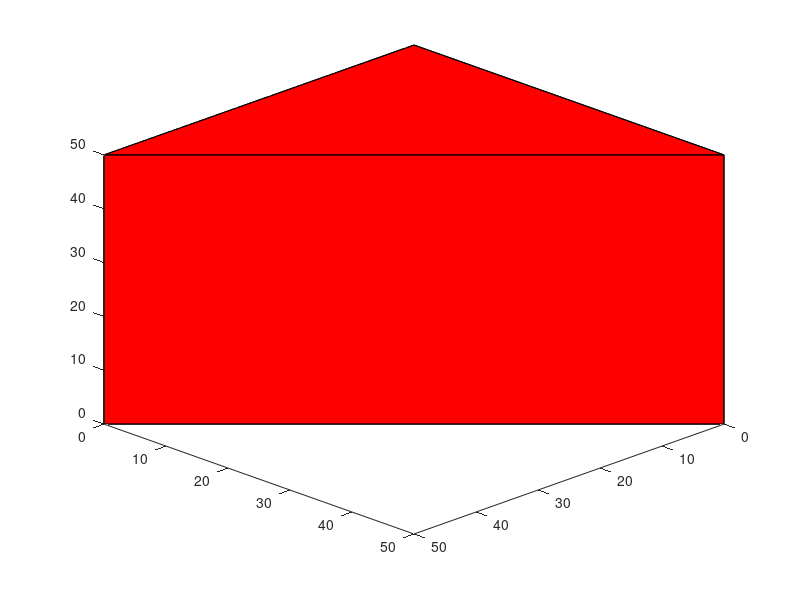

MATLAB code for this plot: (Note: this script raises an error after producing the figure.)
function drawTest2()

v=[0 0 0;0 50 0;50 0 0;0 0 50;50 0 50;0 50 50;];
f= [1 2 3 1;1 2 6 4;2 3 5 6;1 3 5 4;4 5 6 4];
patch('Faces',f,'Vertices',v,'FaceColor','r');
view(135,30)
alpha(0.5) 